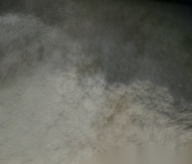
#> input picture Tools/procedural/stone.png, 192 x 164 px
$ python make_rocks_np.py
#> lines starting #> are read from the running program, lines starting #| are printed output that depends on the picture
"""Remakes the kit's boulders without Blender (same shapes as make_rocks.py, but chunkier).

    python3 Tools/procedural/make_rocks_np.py     (needs Pillow and numpy)

Each rock prop's glb is replaced by a faceted, flat-bottomed boulder of the same size: a 320-face icosphere pushed out
of round by big lumps and a little per-vertex jitter, flat-shaded. It wears the game's plain stone (Tools/procedural/stone.png)
shrunk to a coarse 64 px, punched up in contrast and laid over each face along its dominant axis at the same scale on every
rock, so a small boulder shows the same blocky texels a big one does. Origin at the base centre, like every other prop.
"""
import io
import json
import math
import os
import re
import struct

import numpy as np
from PIL import Image

HERE = os.path.dirname(os.path.abspath(__file__))
PROPS = os.path.join(HERE, "..", "..", "Assets", "Models", "Procedural", "props")
KIT = os.path.join(HERE, "..", "..", "Source", "World", "Procedural", "ProceduralKit.cs")
TEXELS = 64
METRES_PER_TEXTURE = 2.2  # one repeat of the texture covers this much rock, whatever its size


def texture_png():
    img = Image.open(os.path.join(HERE, "stone.png")).convert("L")
    img = img.crop((14, 14, img.width - 14, img.height - 14)).resize((TEXELS, TEXELS), Image.LANCZOS)
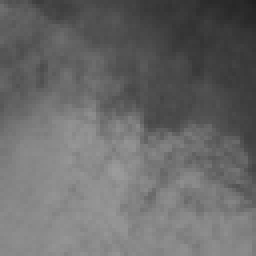
#> img: PIL image 64x64 L (shown 4 times larger); min 32, max 155, mean 105.3
    t = np.asarray(img).astype(float)
    t = (t - t.mean()) / (t.std() + 1e-6)          # grain only
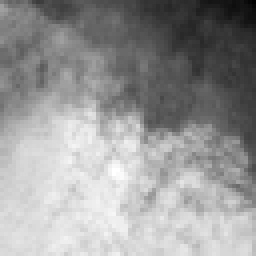
#> t: shape (64, 64) float64 (shown 4 times larger); min -2.43, max 1.65, mean 5.55e-17; drawn with min black and max white
    base = np.array([150.0, 146.0, 138.0])
    rgb = base[None, None, :] * (1 + 0.20 * t[..., None])
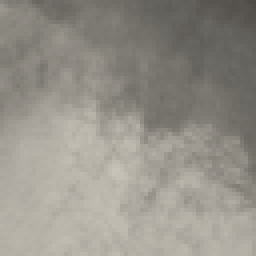
#> rgb: shape (64, 64, 3) float64 (shown 4 times larger); mean of channels 0, 1, 2 150, 146, 138; drawn as R, G, B
    out = Image.fromarray(np.clip(rgb, 0, 255).astype(np.uint8))
    buf = io.BytesIO()
    out.save(buf, "PNG")
    return buf.getvalue()


# [62 lines left out: functions icosphere, rock, not called in this run]


def pad(b):
    return b + b"\0" * (-len(b) % 4)


# [32 lines left out: function write_glb, not called in this run]


def main():
    png = texture_png()
#> (the run stopped early here; a loop or call above may not have finished)
